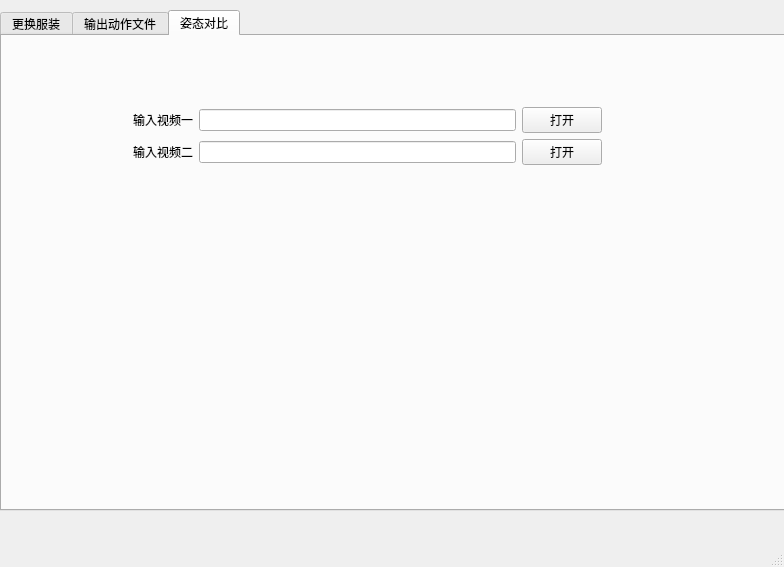
<?xml version="1.0" encoding="UTF-8"?>
<ui version="4.0">
 <class>MainWindow</class>
 <widget class="QMainWindow" name="MainWindow">
  <property name="enabled">
   <bool>true</bool>
  </property>
  <property name="geometry">
   <rect>
    <x>0</x>
    <y>0</y>
    <width>784</width>
    <height>567</height>
   </rect>
  </property>
  <property name="windowTitle">
   <string>MainWindow</string>
  </property>
  <property name="styleSheet">
   <string notr="true"/>
  </property>
  <widget class="QWidget" name="centralWidget">
   <widget class="QTabWidget" name="tabWidget">
    <property name="enabled">
     <bool>true</bool>
    </property>
    <property name="geometry">
     <rect>
      <x>0</x>
      <y>10</y>
      <width>791</width>
      <height>501</height>
     </rect>
    </property>
    <property name="currentIndex">
     <number>2</number>
    </property>
    <widget class="QWidget" name="tab_3">
     <attribute name="title">
      <string>更换服装</string>
     </attribute>
    </widget>
    <widget class="QWidget" name="tab">
     <attribute name="title">
      <string>输出动作文件</string>
     </attribute>
     <widget class="QWidget" name="verticalLayoutWidget">
      <property name="geometry">
       <rect>
        <x>100</x>
        <y>80</y>
        <width>561</width>
        <height>131</height>
       </rect>
      </property>
      <layout class="QVBoxLayout" name="verticalLayout">
       <item>
        <layout class="QHBoxLayout" name="horizontalLayout_8">
         <item>
          <widget class="QLabel" name="label">
           <property name="text">
            <string>输入视频</string>
           </property>
          </widget>
         </item>
         <item>
          <spacer name="horizontalSpacer">
           <property name="orientation">
            <enum>Qt::Horizontal</enum>
           </property>
           <property name="sizeType">
            <enum>QSizePolicy::Fixed</enum>
           </property>
           <property name="sizeHint" stdset="0">
            <size>
             <width>70</width>
             <height>20</height>
            </size>
           </property>
          </spacer>
         </item>
         <item>
          <widget class="QLineEdit" name="lineEdit"/>
         </item>
         <item>
          <widget class="QPushButton" name="pushButton_3">
           <property name="text">
            <string>打开文件</string>
           </property>
          </widget>
         </item>
        </layout>
       </item>
       <item>
        <layout class="QHBoxLayout" name="horizontalLayout_6">
         <item>
          <widget class="QLabel" name="label_2">
           <property name="sizePolicy">
            <sizepolicy hsizetype="Fixed" vsizetype="Preferred">
             <horstretch>0</horstretch>
             <verstretch>0</verstretch>
            </sizepolicy>
           </property>
           <property name="text">
            <string>选择输出格式</string>
           </property>
          </widget>
         </item>
         <item>
          <spacer name="horizontalSpacer_4">
           <property name="orientation">
            <enum>Qt::Horizontal</enum>
           </property>
           <property name="sizeType">
            <enum>QSizePolicy::Fixed</enum>
           </property>
           <property name="sizeHint" stdset="0">
            <size>
             <width>46</width>
             <height>20</height>
            </size>
           </property>
          </spacer>
         </item>
         <item>
          <widget class="QComboBox" name="comboBox">
           <item>
            <property name="text">
             <string>.fbx</string>
            </property>
           </item>
           <item>
            <property name="text">
             <string>.vmd</string>
            </property>
           </item>
           <item>
            <property name="text">
             <string>.fbx和.vmd文件</string>
            </property>
           </item>
          </widget>
         </item>
         <item>
          <spacer name="horizontalSpacer_5">
           <property name="orientation">
            <enum>Qt::Horizontal</enum>
           </property>
           <property name="sizeHint" stdset="0">
            <size>
             <width>40</width>
             <height>20</height>
            </size>
           </property>
          </spacer>
         </item>
        </layout>
       </item>
       <item>
        <layout class="QHBoxLayout" name="horizontalLayout_7">
         <item>
          <widget class="QLabel" name="label_3">
           <property name="text">
            <string>输出路径</string>
           </property>
          </widget>
         </item>
         <item>
          <spacer name="horizontalSpacer_3">
           <property name="orientation">
            <enum>Qt::Horizontal</enum>
           </property>
           <property name="sizeType">
            <enum>QSizePolicy::Fixed</enum>
           </property>
           <property name="sizeHint" stdset="0">
            <size>
             <width>70</width>
             <height>20</height>
            </size>
           </property>
          </spacer>
         </item>
         <item>
          <widget class="QLineEdit" name="lineEdit_3"/>
         </item>
         <item>
          <widget class="QPushButton" name="pushButton_4">
           <property name="text">
            <string>打开文件夹</string>
           </property>
          </widget>
         </item>
        </layout>
       </item>
      </layout>
     </widget>
     <widget class="QWidget" name="horizontalLayoutWidget_4">
      <property name="geometry">
       <rect>
        <x>250</x>
        <y>370</y>
        <width>252</width>
        <height>80</height>
       </rect>
      </property>
      <layout class="QHBoxLayout" name="horizontalLayout_5">
       <item>
        <widget class="QPushButton" name="pushButton">
         <property name="text">
          <string>处理</string>
         </property>
        </widget>
       </item>
       <item>
        <spacer name="horizontalSpacer_2">
         <property name="orientation">
          <enum>Qt::Horizontal</enum>
         </property>
         <property name="sizeType">
          <enum>QSizePolicy::Fixed</enum>
         </property>
         <property name="sizeHint" stdset="0">
          <size>
           <width>40</width>
           <height>20</height>
          </size>
         </property>
        </spacer>
       </item>
       <item>
        <widget class="QPushButton" name="pushButton_2">
         <property name="text">
          <string>退出</string>
         </property>
        </widget>
       </item>
      </layout>
     </widget>
    </widget>
    <widget class="QWidget" name="tab_2">
     <attribute name="title">
      <string>姿态对比</string>
     </attribute>
     <widget class="QWidget" name="verticalLayoutWidget_2">
      <property name="geometry">
       <rect>
        <x>120</x>
        <y>60</y>
        <width>491</width>
        <height>80</height>
       </rect>
      </property>
      <layout class="QVBoxLayout" name="verticalLayout_3">
       <item>
        <layout class="QHBoxLayout" name="horizontalLayout">
         <item>
          <widget class="QLabel" name="label_4">
           <property name="text">
            <string>输入视频一</string>
           </property>
          </widget>
         </item>
         <item>
          <widget class="QLineEdit" name="lineEdit_2"/>
         </item>
         <item>
          <widget class="QPushButton" name="pushButton_5">
           <property name="text">
            <string>打开</string>
           </property>
          </widget>
         </item>
        </layout>
       </item>
       <item>
        <layout class="QHBoxLayout" name="horizontalLayout_2">
         <item>
          <widget class="QLabel" name="label_5">
           <property name="text">
            <string>输入视频二</string>
           </property>
          </widget>
         </item>
         <item>
          <widget class="QLineEdit" name="lineEdit_4"/>
         </item>
         <item>
          <widget class="QPushButton" name="pushButton_6">
           <property name="text">
            <string>打开</string>
           </property>
          </widget>
         </item>
        </layout>
       </item>
      </layout>
     </widget>
    </widget>
   </widget>
  </widget>
  <widget class="QStatusBar" name="statusBar"/>
 </widget>
 <layoutdefault spacing="6" margin="11"/>
 <resources/>
 <connections/>
</ui>
